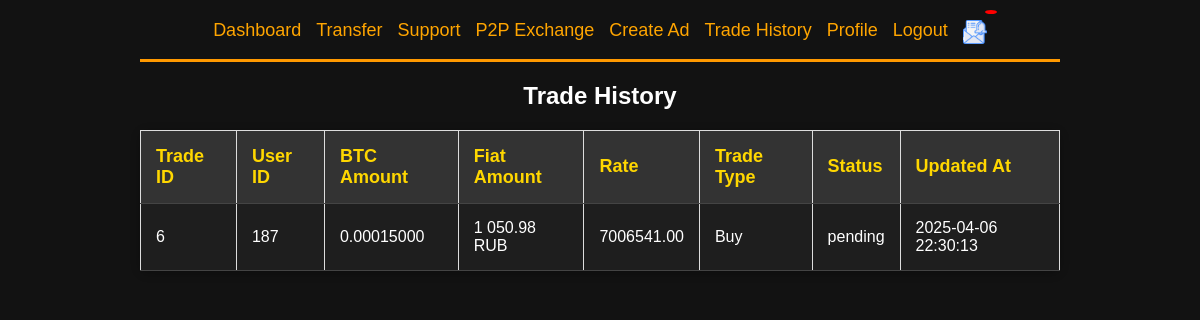
Screenshot of /pages/p2p/trade_history.php (signed in) with the database file from the repository.
### tables this page shows
CREATE TABLE `ads` (
  `id` int NOT NULL,
  `user_id` int NOT NULL,
  `amount_btc` decimal(16,8) DEFAULT NULL,
  `rate` decimal(16,2) NOT NULL,
  `payment_method` varchar(255) DEFAULT NULL,
  `fiat_currency` varchar(255) NOT NULL,
  `trade_type` enum('buy','sell') NOT NULL,
  `status` enum('active','inactive','pending','completed') NOT NULL,
  `created_at` timestamp NULL DEFAULT CURRENT_TIMESTAMP,
  `updated_at` timestamp NULL DEFAULT CURRENT_TIMESTAMP ON UPDATE CURRENT_TIMESTAMP,
  `comment` text,
  `buyer_id` int DEFAULT NULL,
  `min_amount_btc` double NOT NULL,
  `max_amount_btc` double NOT NULL
);

CREATE TABLE `members` (
  `id` int NOT NULL,
  `passw` varchar(556) NOT NULL,
  `wallet` varchar(256) DEFAULT NULL,
  `balance` varchar(256) DEFAULT NULL,
  `username` varchar(255) DEFAULT NULL,
  `role` enum('admin','user') DEFAULT 'user',
  `pubkey` varchar(255) NOT NULL
);

### pages/p2p/trade_history.php (the view, shortened to what this page needs)
<?php
$CONNECT = mysqli_connect(HOST, USER, PASS, DB);
$trades = mysqli_query($CONNECT, "
    SELECT ads.*, members.id AS user_id
    FROM ads
    JOIN members ON ads.user_id = members.id
    WHERE ads.status IN ('pending', 'completed')
    ORDER BY ads.updated_at DESC
");
?>
<!DOCTYPE html>
<html lang="en">
<head>
    <link rel="stylesheet" href="../../css/styles.css">
</head>
<body>
    <div class="container">
        <?php include 'pages/p2p/menu.php'; ?>
        <h2>Trade History</h2>
        <table>
            <thead>
                <tr>
                    <th>Trade ID</th>
                    <th>User ID</th>
                    <th>BTC Amount</th>
                    <th>Fiat Amount</th>
                    <th>Rate</th>
                    <th>Trade Type</th>
                    <th>Status</th>
                    <th>Updated At</th>
                </tr>
            </thead>
            <tbody>
                <?php while ($trade = mysqli_fetch_assoc($trades)) {
                    $fiat_amount = $trade['amount_btc'] * $trade['rate'];
                ?>
                    <tr class="<?php echo $trade['status'] == 'pending' ? 'clickable' : ''; ?>" onclick="<?php echo $trade['status'] == 'pending' ? 'goToTradeDetails(' . htmlspecialchars($trade['id']) . ')' : ''; ?>">
                        <td><?php echo htmlspecialchars($trade['id']); ?></td>
                        <td><?php echo htmlspecialchars($trade['user_id']); ?></td>
                        <td><?php echo htmlspecialchars($trade['amount_btc']); ?></td>
                        <td><?php echo number_format($fiat_amount, 2, '.', ' '); ?> <?php echo htmlspecialchars($trade['fiat_currency']); ?></td>
                        <td><?php echo htmlspecialchars($trade['rate']); ?></td>
                        <td><?php echo htmlspecialchars($trade['trade_type'] == 'buy' ? 'Buy' : 'Sell'); ?></td>
                        <td><?php echo htmlspecialchars($trade['status']); ?></td>
                        <td><?php echo htmlspecialchars($trade['updated_at']); ?></td>
                    </tr>
                <?php } ?>
            </tbody>
        </table>
    </div>
</body>
</html>

### css/styles.css (style rules this page uses)
body { background-color: #121212; color: white; font-family: Arial, sans-serif; text-align: center; margin: 0; padding: 0; }
.container { width: 80%; max-width: 1200px; margin: 0 auto; padding: 20px; box-sizing: border-box; }
table { width: 100%; border-collapse: collapse; margin: 20px 0; background-color: #1e1e1e; border-radius: 8px; box-shadow: 0 2px 10px rgba(0, 0, 0, 0.3); }
table th, table td { padding: 15px; text-align: left; border-bottom: 1px solid #444; }
table th { background-color: #333; color: #FFD700; font-size: 18px; }
table tr:nth-child(odd) { background-color: #1e1e1e; }

### pages/p2p/trade_history.php (style rules this page uses)
table { width: 100%; border-collapse: collapse; }
th, td { border: 1px solid #ddd; padding: 8px; text-align: left; }
th { background-color: #f2f2f2; }
tr.clickable { cursor: pointer; }

### rows the page displays
ads: id "6", user "187", amount_btc "0.00015000", fiat_amount "1 050.98", fiat_currency "RUB", rate "7006541.00", trade_type "Buy", status "pending", updated_at "2025-04-06 22:30:13"
